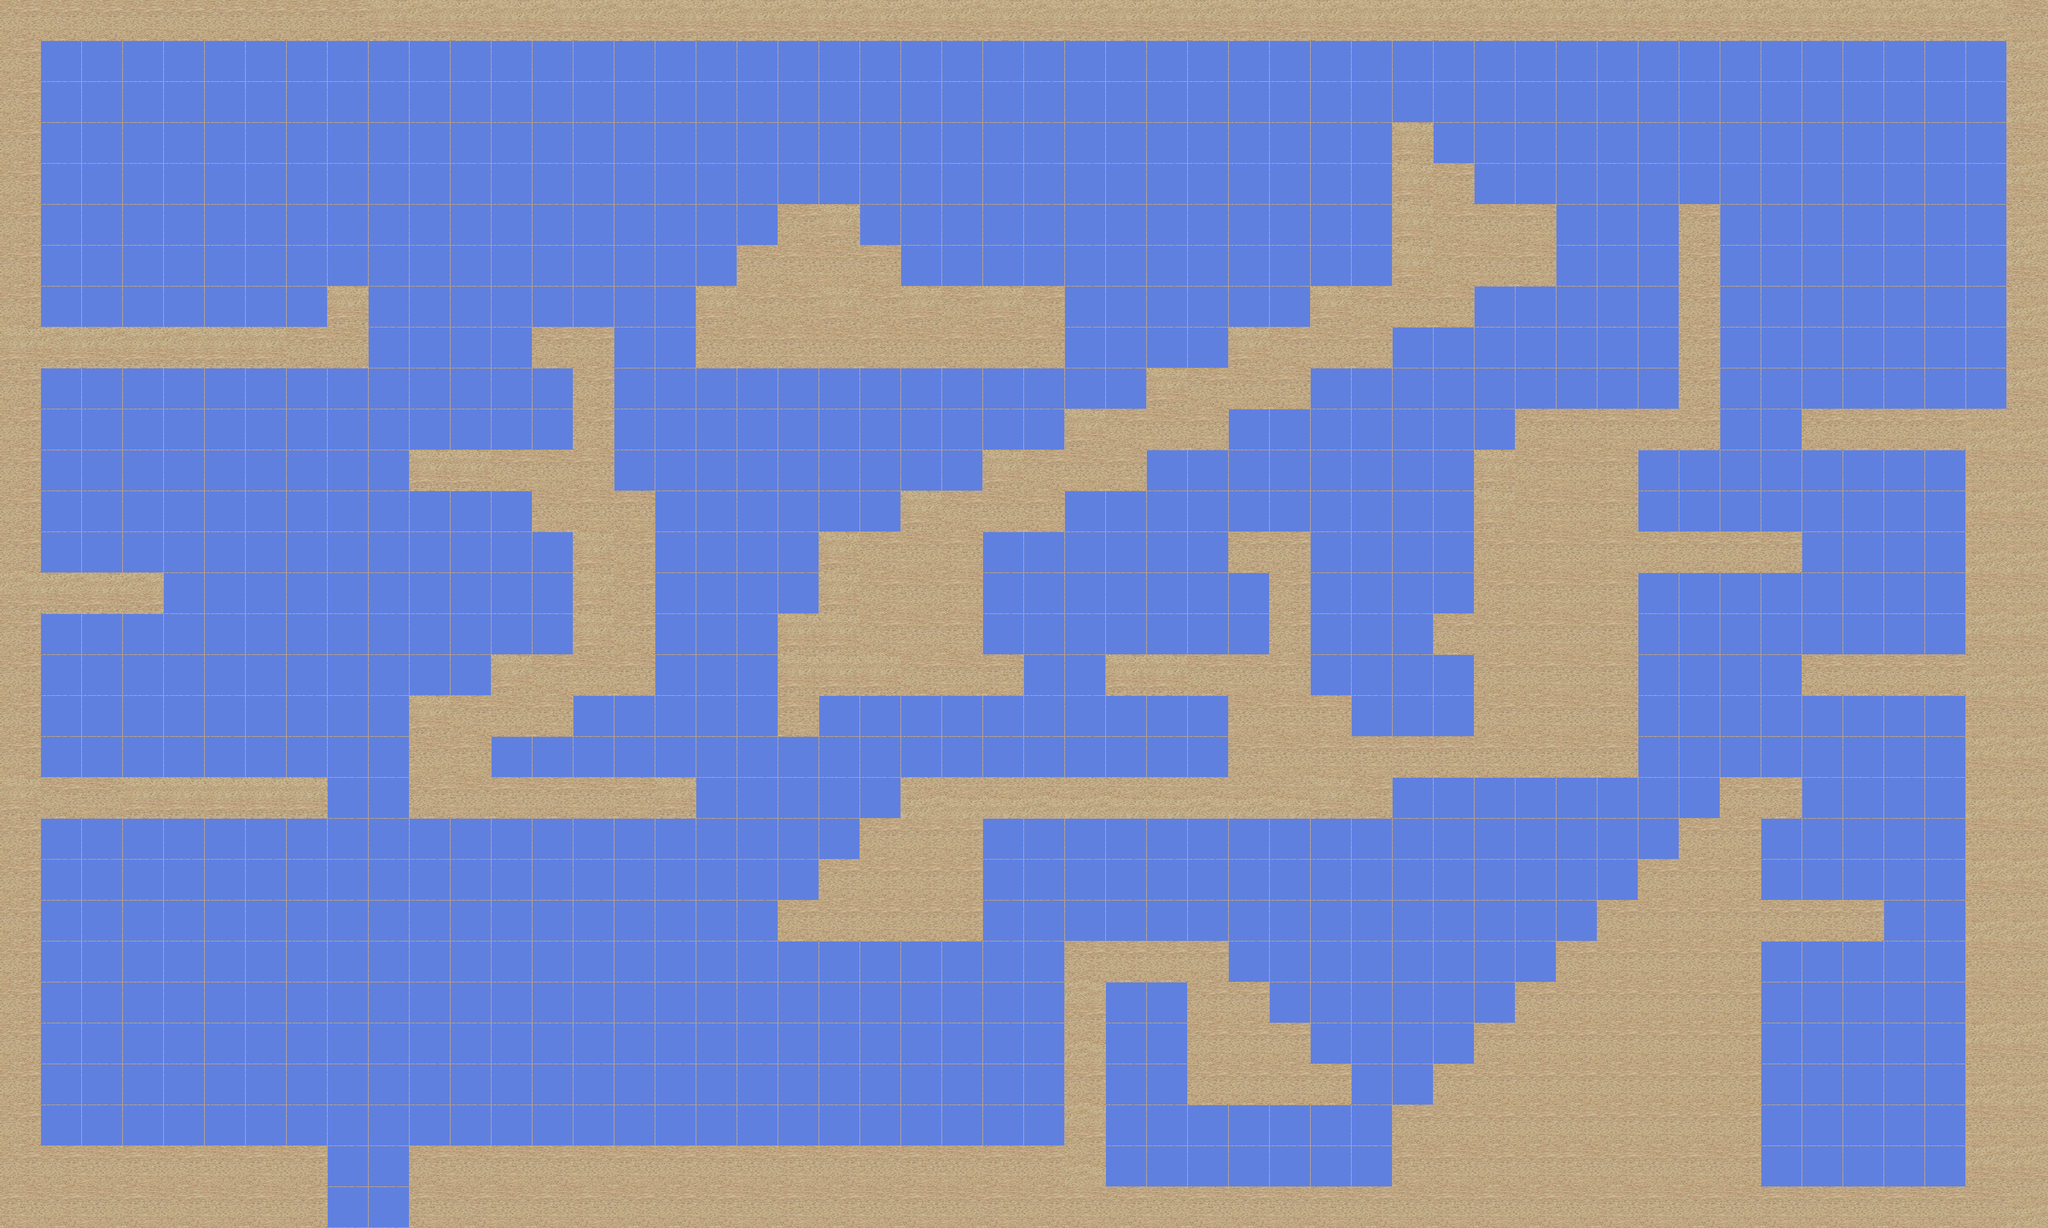

This is a level from a 2D game, rendered from its Tiled map with the project's own tilesets. A one-line summary and the map file follow, with tile-layer data summarised:
An orthogonal 50x30 tile map with 64x64 px tiles, 1 tile layer (ForegroundPlatformLayer), 1 image layer.

<map version="1.0" orientation="orthogonal" width="50" height="30" tilewidth="64" tileheight="64">
 <tileset firstgid="1" name="SandstonePlatforms" tilewidth="64" tileheight="64">
  <image source="SandstonePlatforms.png" width="640" height="400" />
 </tileset>
 <imagelayer name="BackgroundImageLayer" width="50" height="30">
  <image source="super_mario_background.png" />
  <properties>
   <property name="collidable" value="false" />
   <property name="imageheight" value="1200" />
   <property name="imagewidth" value="1920" />
  </properties>
 </imagelayer>
 <layer name="ForegroundPlatformLayer" width="50" height="30">
  <properties>
   <property name="collidable" value="true" />
  </properties>
  <data>[1500 cells, 1500 non-empty, 33 distinct tile ids]</data>
 </layer>
</map>
